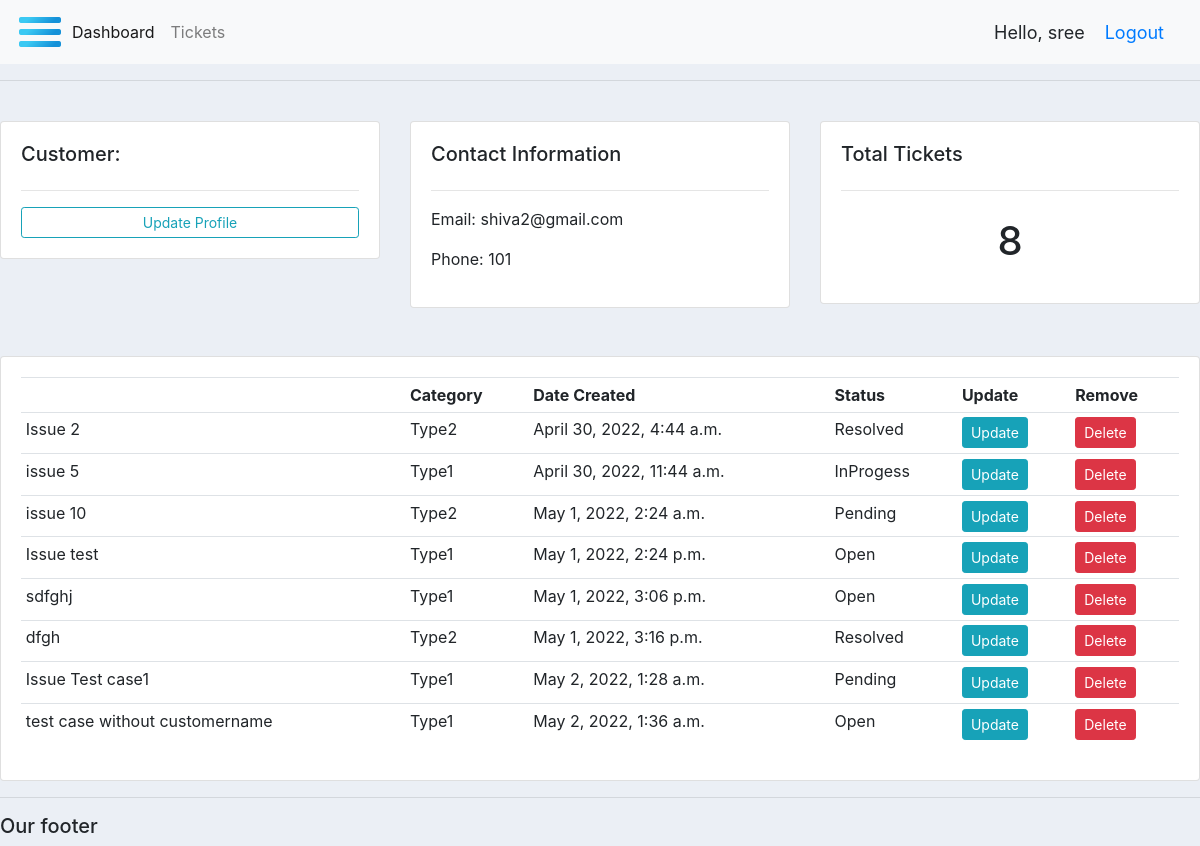
/customers/2/ (signed in), run on the app's committed database.
### accounts/models.py (models this page shows, shortened)
class Customer(models.Model):
    user = models.OneToOneField(User, null=True, on_delete=models.CASCADE)
    name = models.CharField(max_length=200, null=True)
    phone = models.CharField(max_length=200, null=True)
    email = models.CharField(max_length=200, null=True)
    date_created=models.DateTimeField(auto_now_add=True, null=True)

class Ticket(models.Model):
    STATUS=(
        ('Open','Open'),
        ('Pending', 'Pending'),
        ('InProgess','InProgess'),
        ('Resolved','Resolved'),
    )
    CATEGORY=(
        ('Type1','Type1'),
        ('Type2','Type2'),
    )
    customer = models.ForeignKey(Customer, null=True, on_delete=models.SET_NULL)
    title = models.CharField(max_length=200, null=True)
    category = models.CharField(max_length=200, null=True, choices=CATEGORY)
    description = models.CharField(max_length=200, null=True)
    date_created = models.DateTimeField(auto_now_add=True, null=True)
    status = models.CharField(max_length=200, null = True, choices=STATUS, default='Open')
    comment = models.CharField(max_length=200, null = True)

### accounts/decorators.py (the view)
		def wrapper_func(request, *args, **kwargs):
			group = None
			if request.user.groups.exists():
				group = request.user.groups.all()[0].name
			if group in allowed_roles:
				return view_func(request, *args, **kwargs)
			else:
				return HttpResponse('You are not authorized to view this page')

### accounts/views.py (called while the page is built)
@login_required(login_url='login')
@allowed_users(allowed_roles=['admin'])
def customers(request,pk_test):
    customer = Customer.objects.get(id=pk_test)
    tickets = customer.ticket_set.all()
    ticket_count = tickets.count()
    context = {'customer':customer, 'tickets': tickets, 'ticket_count':ticket_count}
    return render(request, 'accounts/customers.html', context)

### accounts/templates/accounts/customers.html (shortened to what this page needs)
{%  extends 'accounts/main.html' %}
{% block content %}
<br>
<div class="row">
<div class="col-md">
<div class="card card-body">
<h5>Customer:</h5>
<hr>
<a class="btn btn-outline-info  btn-sm btn-block" href="">Update Profile</a>
</div>
</div>
<div class="col-md">
<div class="card card-body">
<h5>Contact Information</h5>
<hr>
<p>Email: {{customer.email}}</p>
<p>Phone: {{customer.phone}}</p>
</div>
</div>
<div class="col-md">
<div class="card card-body">
<h5>Total Tickets</h5>
<hr>
<h1 style="text-align: center;padding: 10px">{{ticket_count}}</h1>
</div>
</div>
</div>
<br>
<br>
<div class="row">
<div class="col-md">
<div class="card card-body">
<table class="table table-sm">
<tr>
<th></th>
<th>Category</th>
<th>Date Created</th>
<th>Status</th>
<th>Update</th>
<th>Remove</th>
</tr>
{% for ticket in tickets %}
<tr>
  <td>{{ticket.title}}</td>
  <td>{{ticket.category}}</td>
  <td>{{ticket.date_created}}</td>
  <td>{{ticket.status}}</td>
  <td><a class="btn btn-sm btn-info" href="{% url 'update_ticket' ticket.id %}">Update</a></td>
	<td><a class="btn btn-sm btn-danger" href="{% url 'delete_ticket' ticket.id %}">Delete</a></td>
</tr>
{% endfor %}
</table>
</div>
</div>
</div>
{% endblock %}

### accounts/templates/accounts/main.html (shortened to what this page needs)
{% load static %}
<!DOCTYPE html>
<html>
    <head>
        <link rel="stylesheet" href="https://cdn.jsdelivr.net/npm/bootstrap@4.0.0/dist/css/bootstrap.min.css">
        <link rel="stylesheet" type="text/css" href="{% static '/css/main.css' %}">
    </head>
    <body>
        {% include 'accounts/navbar.html' %}
        <hr>
        {% block content %}
        {% endblock %}
        <hr>
        <h5>Our footer</h5>
    </body>
</html>

### accounts/templates/accounts/navbar.html (shortened to what this page needs)
{% load static %}
<nav class="navbar navbar-expand-lg navbar-light bg-light">
    <img src="{% static 'images/logo.png' %}">
    <div class="collapse navbar-collapse" id="navbarNav">
      <ul class="navbar-nav">
        {% if request.user.is_staff %}
        <li class="nav-item active">
          <a class="nav-link" href="{% url 'home' %}">Dashboard</a>
        </li>
        <li class="nav-item">
          <a class="nav-link" href="{% url 'tickets' %}">Tickets</a>
        </li>
        {% endif %}
      </ul>
    </div>
    <span class="hello-msg">Hello, {{request.user}}</span>
    <span class="hello-msg"><a href="{% url 'logout' %}">Logout</a></span>
  </nav>

### static/css/main.css (style rules this page uses)
body { background-color: #ebeff5; }

### accounts/templates/accounts/navbar.html (style rules this page uses)
.hello-msg { font-size: 18px; margin-right: 20px; }

### data on the page
Customer: email "shiva2@gmail.com", phone "101"
Ticket: title "Issue 2", category "Type2", date_created "April 30, 2022, 4:44 a.m.", status "Resolved"
Ticket: title "issue 5", category "Type1", date_created "April 30, 2022, 11:44 a.m.", status "InProgess"
Ticket: title "issue 10", category "Type2", date_created "May 1, 2022, 2:24 a.m.", status "Pending"
Ticket: title "Issue test", category "Type1", date_created "May 1, 2022, 2:24 p.m.", status "Open"
Ticket: title "sdfghj", category "Type1", date_created "May 1, 2022, 3:06 p.m.", status "Open"
Ticket: title "dfgh", category "Type2", date_created "May 1, 2022, 3:16 p.m.", status "Resolved"
Ticket: title "Issue Test case1", category "Type1", date_created "May 2, 2022, 1:28 a.m.", status "Pending"
Ticket: title "test case without customername", category "Type1", date_created "May 2, 2022, 1:36 a.m.", status "Open"

### other printed values
{{ request.user }} "sree"
{{ ticket_count }} "8"
